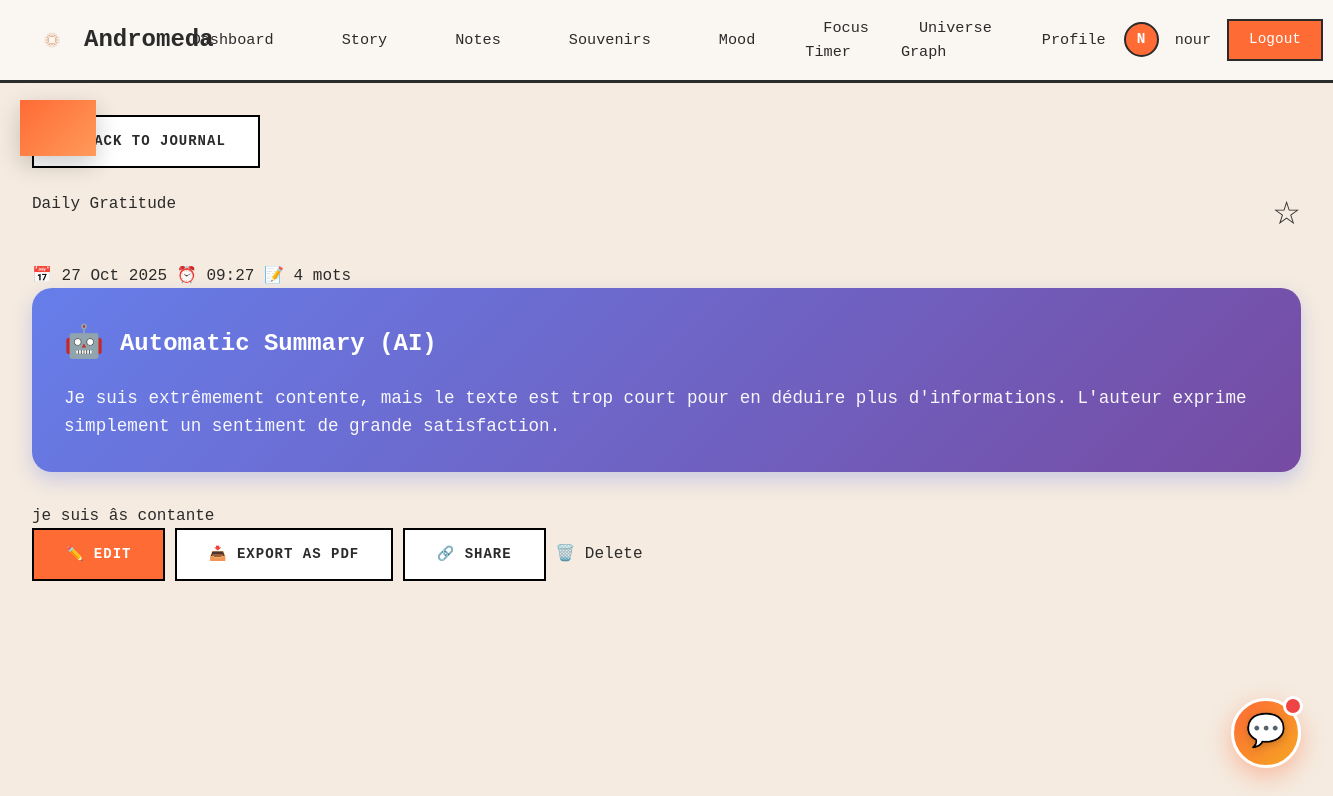
The page /journal/3/ (signed in) on the database its author committed.
### core/models.py (models this page shows, shortened)
class User(AbstractUser):
    avatar_url = models.URLField(blank=True, null=True)
    groups = models.ManyToManyField(
        'auth.Group',
        verbose_name='groups',
        blank=True,
        help_text='The groups this user belongs to.',
        related_name='core_users',
        related_query_name='core_user',
    )
    user_permissions = models.ManyToManyField(
        'auth.Permission',
        verbose_name='user permissions',
        blank=True,
        help_text='Specific permissions for this user.',
        related_name='core_users',
        related_query_name='core_user',
    )

class EntreeJournal(models.Model):
    utilisateur = models.ForeignKey('User', on_delete=models.CASCADE, related_name='entrees_journal')
    titre = models.CharField(max_length=200, help_text="Entry title")
    contenu_texte = models.TextField(help_text="Entry content")
    lieu = models.CharField(max_length=200, blank=True, default='', help_text="Location where the entry was written")
    meteo = models.CharField(max_length=50, blank=True, default='', help_text="Weather on the day")
    auto_summary = models.TextField(blank=True, default='', help_text="AI-generated summary")
    is_public = models.BooleanField(default=False, help_text="Public entry")
    is_favorite = models.BooleanField(default=False, help_text="Favorite entry")
    date_creation = models.DateTimeField(auto_now_add=True)
    updated_at = models.DateTimeField(auto_now=True)
    class Meta:
        verbose_name = "Journal Entry"
        verbose_name_plural = "Journal Entries"
        ordering = ['-date_creation']
        indexes = [
            models.Index(fields=['-date_creation']),
            models.Index(fields=['utilisateur', '-date_creation']),
        ]
    @property
    def nombre_mots(self):
        return len(self.contenu_texte.split())
    @property
    def tags_list(self):
        return [et.tag for et in self.entree_tags.all()]
    @property
    def humeurs_list(self):
        return [eh.humeur for eh in self.entree_humeurs.all()]

### core/views_journal.py (the view)
# urls.py: path('journal/<int:pk>/', views_journal.detail_entree_journal, name='detail_entree_journal'),
@login_required
def detail_entree_journal(request, pk):
    entree = get_object_or_404(EntreeJournal, pk=pk, utilisateur=request.user)
    context = {
        'entree': entree,
        'tags': entree.tags_list,
        'humeurs': entree.humeurs_list,
    }
    return render(request, 'core/journal/detail_entree.html', context)

### core/templates/core/journal/detail_entree.html (shortened to what this page needs)
{% extends "core/dashboard_base.html" %}
{% load static %}
{% block content %}
<div class="entry-detail">
    <div style="margin-bottom: 1.5rem;">
        <a href="{% url 'core:liste_entrees_journal' %}" class="btn-secondary">← Back to journal</a>
    </div>
    <div class="entry-header">
        <div style="display: flex; justify-content: space-between; align-items: start; margin-bottom: 1.5rem;">
            <h1 class="entry-title">{{ entree.titre }}</h1>
            <button onclick="toggleFavorite()" style="background: none; border: none; font-size: 2rem; cursor: pointer;">
                <span id="favoriteIcon">{% if entree.is_favorite %}⭐{% else %}☆{% endif %}</span>
            </button>
        </div>
        <div class="entry-meta">
            <span>📅 {{ entree.date_creation|date:"d M Y" }}</span>
            <span>⏰ {{ entree.date_creation|date:"H:i" }}</span>
            <span>📝 {{ entree.nombre_mots }} mots</span>
        </div>
    </div>
    {% if entree.auto_summary %}
    <div style="background: linear-gradient(135deg, #667eea 0%, #764ba2 100%); border-radius: 20px; padding: 2rem; margin-bottom: 2rem; color: white; box-shadow: 0 8px 20px rgba(102,126,234,0.3);">
        <div style="display: flex; align-items: center; gap: 1rem; margin-bottom: 1rem;">
            <span style="font-size: 2rem;">🤖</span>
            <h3 style="font-size: 1.5rem; font-weight: 800; margin: 0;">Automatic Summary (AI)</h3>
        </div>
        <p style="font-size: 1.1rem; line-height: 1.6; margin: 0; opacity: 0.95;">{{ entree.auto_summary }}</p>
    </div>
    {% endif %}
    <div class="entry-content">
        {{ entree.contenu_texte }}
    </div>
    <div class="action-buttons">
        <a href="{% url 'core:modifier_entree_journal' entree.pk %}" class="btn-primary">✏️ Edit</a>
        <button onclick="exportEntry()" class="btn-secondary">📥 Export as PDF</button>
        <button onclick="shareEntry()" class="btn-secondary">🔗 Share</button>
        <button onclick="confirmDelete()" class="delete-btn">🗑️ Delete</button>
    </div>
</div>
{% endblock %}

### core/templates/core/dashboard_base.html (shortened to what this page needs)
<!doctype html>
{% load static %}
<html lang="en">
<head>
    <script src="https://cdn.tailwindcss.com"></script>
    <link rel="stylesheet" href="{% static 'css/chase.css' %}">
</head>
<body>
    <nav class="navbar">
        <a href="{% url 'core:dashboard' %}" class="navbar-brand">
            <img src="{% static 'assets/logo.png' %}" alt="Andromeda Logo" onerror="this.style.display='none';">
            Andromeda
        </a>
        <ul class="navbar-menu" id="navbarMenu">
            <li><a href="{% url 'core:dashboard' %}" class="{% if request.resolver_match.url_name == 'dashboard' %}active{% endif %}">Dashboard</a></li>
            <li><a href="{% url 'core:story_inspiration' %}" class="{% if request.resolver_match.url_name == 'story_inspiration' %}active{% endif %}">Story</a></li>
            <li><a href="{% url 'notes:list' %}" class="{% if '/dashboard/notes/' in request.path %}active{% endif %}">Notes</a></li>
            <li><a href="{% url 'core:memories_dashboard' %}" class="{% if request.resolver_match.url_name == 'memories_dashboard' %}active{% endif %}">Souvenirs</a></li>
            <li><a href="{% url 'core:mood' %}" class="{% if request.resolver_match.url_name == 'mood' %}active{% endif %}">Mood</a></li>
            <li><a href="/focus/" class="{% if '/focus/' in request.path %}active{% endif %}">Focus Timer</a></li>
            <li><a href="/graph/" class="{% if '/graph/' in request.path %}active{% endif %}">Universe Graph</a></li>
            <li><a href="{% url 'core:profile' %}" class="{% if request.resolver_match.url_name == 'profile' %}active{% endif %}">Profile</a></li>
        </ul>
        <div class="navbar-user">
            {% if user.is_authenticated %}
                <div class="navbar-avatar">{{ user.username|slice:":1"|upper }}</div>
                <span class="navbar-username">{{ user.username }}</span>
                <form method="post" action="{% url 'logout' %}" style="display: inline;">
                    <button type="submit" class="btn-logout" style="margin: 0;">Logout</button>
                </form>
            {% else %}
                <a href="{% url 'login' %}" class="btn-logout">Login</a>
            {% endif %}
        </div>
    </nav>
    <div class="dashboard-container">
        {% block content %}{% endblock %}
    </div>
    <div id="chatbotFloat" onclick="toggleChatbot()" style="
        position: fixed;
        bottom: 2rem;
        right: 2rem;
        width: 70px;
        height: 70px;
        background: linear-gradient(135deg, var(--accent-orange) 0%, #f5a623 100%);
        border-radius: 50%;
        display: flex;
        align-items: center;
        justify-content: center;
        box-shadow: 0 8px 24px rgba(255, 107, 53, 0.4);
        cursor: pointer;
        transition: all 0.4s cubic-bezier(0.4, 0, 0.2, 1);
        z-index: 9999;
        border: 3px solid white;
        animation: floatPulse 3s ease-in-out infinite;
    " onmouseover="this.style.transform='scale(1.15) rotate(10deg)'; this.style.boxShadow='0 12px 32px rgba(255, 107, 53, 0.6)'" onmouseout="this.style.transform='scale(1) rotate(0deg)'; this.style.boxShadow='0 8px 24px rgba(255, 107, 53, 0.4)'">
        <span style="font-size: 2rem; filter: drop-shadow(0 2px 4px rgba(0,0,0,0.2));">💬</span>
    </div>
</body>
</html>

### core/templates/core/dashboard_base.html (style rules this page uses)
:root { --page-bg: #f5ebe0; --panel-bg: #faf6f1; --border-color: #2b2b2b; --accent-orange: #ff6b35; --text-dark: #2b2b2b; --text-gray: #6b7280; --separator-color: #d4c5b9; }
* { margin: 0; padding: 0; box-sizing: border-box; }
html { font-size: 16px; scroll-behavior: smooth; }
body { background: var(--page-bg) !important; color: var(--text-dark) !important; font-family: 'Courier New', monospace; -webkit-font-smoothing: antialiased; min-height: 100vh; }
.navbar { background: var(--panel-bg); border-bottom: 3px solid var(--border-color); padding: 1rem 2rem; display: flex; align-items: center; justify-content: space-between; position: sticky; top: 0; z-index: 1000; }
.navbar-brand { display: flex; align-items: center; gap: 0.75rem; font-size: 1.5rem; font-weight: bold; color: var(--text-dark); text-decoration: none; }
.navbar-brand img { width: 40px; height: 40px; object-fit: contain; }
.navbar-menu { display: flex; align-items: center; gap: 2rem; list-style: none; }
.navbar-menu a { color: var(--text-dark); text-decoration: none; font-size: 0.95rem; transition: color 0.2s ease; padding: 0.5rem 1rem; border: 2px solid transparent; }
.navbar-user { display: flex; align-items: center; gap: 1rem; }
.navbar-avatar { width: 35px; height: 35px; border-radius: 50%; background: var(--accent-orange); color: white; display: flex; align-items: center; justify-content: center; font-weight: bold; font-size: 0.9rem; border: 2px solid var(--border-color); }
.navbar-username { font-size: 0.95rem; color: var(--text-dark); }
.btn-logout { padding: 0.5rem 1.25rem; background: var(--accent-orange); color: white; border: 2px solid var(--border-color); cursor: pointer; font-family: 'Courier New', monospace; font-size: 0.9rem; transition: opacity 0.2s ease; text-decoration: none; display: inline-block; }
.dashboard-container { max-width: 1400px; margin: 0 auto; padding: 2rem; }
.btn-primary { background: var(--accent-orange); color: #FFFFFF; border: 2px solid #000000; border-radius: 0px; padding: 14px 32px; font-size: 14px; font-weight: 700; text-transform: uppercase; letter-spacing: 1px; cursor: pointer; transition: all 0.2s; box-shadow: none; font-family: 'Courier New', monospace; text-decoration: none; display: inline-block; }
.btn-secondary { background:#FFFFFF; color:var(--text-dark); border:2px solid #000000; border-radius:0; padding:14px 32px; font-size:14px; font-weight:700; text-transform:uppercase; letter-spacing:1px; cursor:pointer; transition: all 0.2s; font-family: 'Courier New', monospace; text-decoration: none; display: inline-block; }
#chatbotFloat::before { content: ''; position: absolute; top: -5px; right: -5px; width: 20px; height: 20px; background: #ef4444; border-radius: 50%; border: 3px solid white; animation: pulse 2s ease-in-out infinite; }

### rows shown on the page
User: username "N", username "nour"
EntreeJournal: titre "Daily Gratitude", date_creation "27 Oct 2025", date_creation "09:27", nombre_mots "4", auto_summary "Je suis extrêmement contente, mais le texte est trop court pour en déduire plus d'informations. L'auteur exprime simplement un sentiment de grande satisfaction.", contenu_texte "je suis âs contante"
